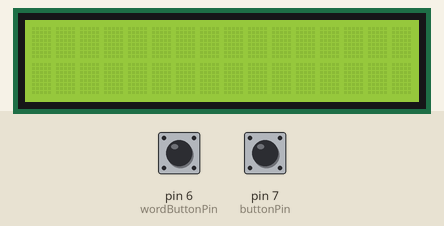
Bench run of a sketch on a simulated Arduino Uno, built with avr-gcc and run on an emulated ATmega328P. Parts: 16×2 character LCD. Inputs (shaded band) come from the test bench; at power-on: pin 6 (wordButtonPin) LOW, pin 7 (buttonPin) LOW.

Above: at 1.2 s.
1.3 s: pin 6 (wordButtonPin) pulled HIGH for 0.15 s
2.9 s: pin 6 (wordButtonPin) pulled HIGH for 1 s
At 4.0 s:
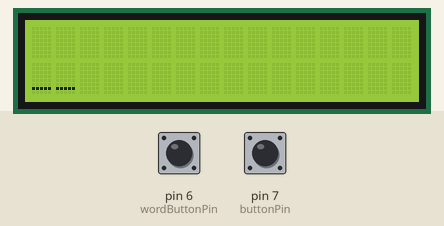
5.4 s: pin 6 (wordButtonPin) pulled HIGH for 0.15 s
7.0 s: pin 6 (wordButtonPin) pulled HIGH for 3.2 s
At 8.4 s:
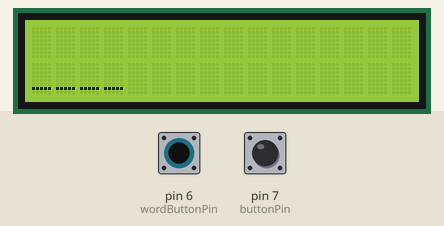
11.7 s: pin 6 (wordButtonPin) pulled HIGH for 0.15 s
13.3 s: pin 6 (wordButtonPin) pulled HIGH for 1 s
At 14.3 s:
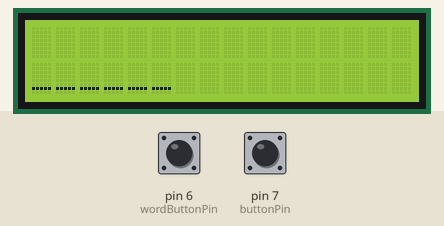
Timing chart, 0 to 16.3 s (numbered marks = the images above; inputs shaded):
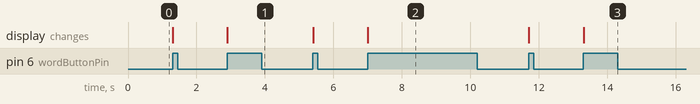

The sketch:

MorseTest.ino
```cpp
#include <LiquidCrystal.h>
#include "pitches.h"

// initialize the library by associating any needed LCD interface pin
// with the arduino pin number it is connected to
const int rs = 12, en = 11, d4 = 5, d5 = 4, d6 = 3, d7 = 2;
LiquidCrystal lcd(rs, en, d4, d5, d6, d7);

const int buttonPin = 7;
bool previousState = false;

const int wordButtonPin = 6;
bool previousWordState = false;

long timeSinceLastChange = 0;

String code = "";

String decoded = "";

void setup() {
  // set up the LCD's number of columns and rows:
  lcd.begin(16, 2);

  timeSinceLastChange = millis();

  pinMode(buttonPin, INPUT);
  pinMode(wordButtonPin, INPUT);
}

void loop() {

  // set the cursor to column 0, line 1
  if(code.length() > 16){
    lcd.setCursor(0,0);
    code = code.substring(code.length()-1, code.length());
    lcd.print("                                      ");
  }
  lcd.setCursor(0,0);
  lcd.print(code);

  if(digitalRead(buttonPin) == HIGH){
    if(previousState == false){
      timeSinceLastChange = millis();
    }
    previousState = true;
  }
  else{
    if(previousState == true){
      if(millis()-timeSinceLastChange > 300){
        code += "-";
      }
      else{
        code += ".";
      }
      timeSinceLastChange = millis();
    }
    previousState = false;
  }

  //----
  if(digitalRead(wordButtonPin) == HIGH){
    if(previousWordState == false){
      decoded += interpret(code);
      code = "";
      lcd.setCursor(0,0);
      lcd.print("                   ");
      lcd.setCursor(0,1);
      lcd.print("                   ");
      lcd.setCursor(0,1);
      lcd.print(decoded);
    }
    previousWordState = true;
  }
  else{
    previousWordState = false;
  }

  if(decoded == "AFRICA"){
    playSong();
    decoded = "";
    code = "";
    lcd.setCursor(0,1);
    lcd.print("                   ");
  }
}

String interpret(String code){
  if(code == ".-"){
    return "A";
  }
  else if (code == "..-."){
    return "F";
  }
  else if (code == ".-."){
    return "R";
  }
  else if (code == ".."){
    return "I";
  }
  else if (code == "-.-."){
    return "C";
  }
  else{
    return "_";
  }
}


void playSong(){
    // notes in the melody:
    int melody[] = {
     //DIFFERENT SONG BELOW
     // NOTE_C4, NOTE_G3, NOTE_G3, NOTE_A3, NOTE_G3, 0, NOTE_B3, NOTE_C4


     //BEGIN AFRICA
     NOTE_G4, NOTE_G4, NOTE_G4, NOTE_G4,
     NOTE_G4, NOTE_G4, NOTE_A4, NOTE_B4,
     NOTE_C5, 0,
     NOTE_E4, NOTE_E4, NOTE_F4, NOTE_G4,
     NOTE_G4, NOTE_F4, NOTE_F4, NOTE_E4,
     NOTE_D4, NOTE_D4, NOTE_D4, NOTE_C4,
     NOTE_E4, NOTE_E4, NOTE_D4, NOTE_C4,
     NOTE_D4, 0,
     NOTE_D4,NOTE_C4, NOTE_F4,
     //START REPEAT
     0, NOTE_G4, NOTE_G4, NOTE_G4,
     NOTE_G4, NOTE_G4, NOTE_A4, NOTE_B4,
     NOTE_C5, 0, NOTE_E4,
     NOTE_E4, NOTE_E4, NOTE_F4, NOTE_G4,
     NOTE_G4, NOTE_F4, NOTE_F4, NOTE_E4,
     NOTE_D4, NOTE_D4, NOTE_D4, NOTE_C4,
     NOTE_E4, NOTE_E4, NOTE_D4, NOTE_C4,
     NOTE_D4, 0,
     NOTE_D4, NOTE_C4, NOTE_F4,
     0, NOTE_G4, NOTE_G4, NOTE_G4,
     NOTE_G4, NOTE_G4, NOTE_A4, NOTE_B4,
     NOTE_C5, NOTE_E4, NOTE_E4,
     NOTE_E4, NOTE_E4, NOTE_E4, NOTE_F4, NOTE_G4,
     NOTE_G4, NOTE_F4, NOTE_F4, NOTE_E4, NOTE_D4,
     NOTE_D4, NOTE_C4, NOTE_D4, NOTE_C4,
     NOTE_E4, NOTE_D4, NOTE_C4,
     NOTE_D4, 0,
     NOTE_D4, NOTE_C4, NOTE_F4,
     0, NOTE_G4, NOTE_G4, NOTE_G4,
     NOTE_G4, NOTE_G4, NOTE_A4, NOTE_B4,
     NOTE_C5, 0,
     NOTE_E5, NOTE_E5, NOTE_F5, NOTE_G5,
     NOTE_G5, NOTE_F5, NOTE_F5,NOTE_E5, NOTE_F5,
     NOTE_F5,
     0,
     0,
     NOTE_AS5, NOTE_AS5, NOTE_AS5, NOTE_AS5, NOTE_AS5,
     NOTE_AS5, NOTE_AS5, NOTE_AS5, NOTE_AS5, NOTE_AS5,
     NOTE_AS5, NOTE_A5,
     NOTE_A5,
     0, NOTE_AS5, NOTE_AS5, NOTE_AS5, NOTE_AS5, NOTE_AS5,
     NOTE_AS5, NOTE_AS5, NOTE_AS5, NOTE_AS5,
     NOTE_AS5, NOTE_AS5, NOTE_AS5, NOTE_A5,
     NOTE_A5,
     0, NOTE_AS5, NOTE_AS5, NOTE_AS5,
     NOTE_AS5, NOTE_AS5, NOTE_AS5,
     NOTE_AS5, NOTE_A5,
     NOTE_A5,
     0, NOTE_AS5, NOTE_AS5, NOTE_AS5, NOTE_AS5,
     NOTE_AS5, NOTE_AS5, NOTE_AS5, NOTE_AS5,
     NOTE_AS5, NOTE_AS5, NOTE_AS5, NOTE_A5,
     NOTE_A5, NOTE_A5, NOTE_G5, NOTE_F5,
     NOTE_A5, NOTE_A5, NOTE_AS5, NOTE_A5,
     NOTE_G5, 0,
     NOTE_D5, NOTE_D5, NOTE_D5,
     NOTE_D5, NOTE_C5, NOTE_F5,
     NOTE_F5,
     0,
     NOTE_D5, NOTE_D5, NOTE_D5,
     NOTE_D5, NOTE_C5, NOTE_F5,
     NOTE_F5, 0, //END REPEAT
     NOTE_D4,
     NOTE_D4, NOTE_C4, NOTE_F4,
     NOTE_F4,
     0


    };

    // note durations: 4 = quarter note, 8 = eighth note, etc.:
    int noteDurations[] = {
      2, 1, 1, 4,
      2, 2, 2, 2,
      4, 4,
      2, 2, 2, 2,
      2, 2, 2, 2,
      2, 2, 2, 2,
      4, 1, 1, 2,
      4, 4,
      2, 2, 4,
      //START REPEAT
      2, 2, 2, 2,
      2, 2, 2, 2,
      4, 2, 2,
      2, 2, 2, 2,
      2, 2, 2, 2,
      2, 2, 2, 2,
      4, 1, 1, 2,
      4, 4,
      2, 2, 4,
      2, 2, 2, 2,
      2, 2, 2, 2,
      4, 2, 2,
      1, 1, 2, 2, 2,
      2, 2, 1, 1, 2,
      2, 2, 2, 2,
      4, 2, 2,
      4, 4,
      2, 2, 4,
      2, 2, 2, 2,
      2, 2, 2, 2,
      4, 4,
      2, 2, 2, 2,
      2, 2, 1, 1, 2,
      8,
      8,
      8,
      2, 1, 1, 2, 2,
      2, 2, 1, 1, 2,
      6, 2,
      8,
      2, 2, 1, 1, 1, 1,
      2, 2, 2, 2,
      3, 1, 2, 2,
      8,
      2, 2, 2, 2,
      4, 2, 2,
      6, 2,
      8,
      2, 1, 1, 2, 2,
      2, 2, 2, 2,
      2, 2, 2, 2,
      4, 1, 1, 2,
      4, 1, 1, 2,
      6, 2,
      3, 1, 4,
      2, 2, 4,
      8,
      8,
      3, 1, 4,
      2, 2, 4,
      8,
      8,
      8,
      2, 2, 4,
      8,
      8


    };

    for (int thisNote = 0; thisNote < 201; thisNote++) {
      // to calculate the note duration, take one second divided by the note type.
      //e.g. quarter note = 1000 / 4, eighth note = 1000/8, etc.
      int noteDuration = 120* noteDurations[thisNote];
      tone(8, melody[thisNote], noteDuration);

      // to distinguish the notes, set a minimum time between them.
      // the note's duration + 30% seems to work well:
      int pauseBetweenNotes = noteDuration * 1.30;
      delay(pauseBetweenNotes);
      // stop the tone playing:
      noTone(8);
    }
}
```

pitches.h
```cpp
/*************************************************
 * Public Constants
 *************************************************/

#define NOTE_B0  31
#define NOTE_C1  33
#define NOTE_CS1 35
#define NOTE_D1  37
#define NOTE_DS1 39
#define NOTE_E1  41
#define NOTE_F1  44
#define NOTE_FS1 46
#define NOTE_G1  49
#define NOTE_GS1 52
#define NOTE_A1  55
#define NOTE_AS1 58
#define NOTE_B1  62
#define NOTE_C2  65
#define NOTE_CS2 69
#define NOTE_D2  73
#define NOTE_DS2 78
#define NOTE_E2  82
#define NOTE_F2  87
#define NOTE_FS2 93
#define NOTE_G2  98
#define NOTE_GS2 104
#define NOTE_A2  110
#define NOTE_AS2 117
#define NOTE_B2  123
#define NOTE_C3  131
#define NOTE_CS3 139
#define NOTE_D3  147
#define NOTE_DS3 156
#define NOTE_E3  165
#define NOTE_F3  175
#define NOTE_FS3 185
#define NOTE_G3  196
#define NOTE_GS3 208
#define NOTE_A3  220
#define NOTE_AS3 233
#define NOTE_B3  247
#define NOTE_C4  262
#define NOTE_CS4 277
#define NOTE_D4  294
#define NOTE_DS4 311
#define NOTE_E4  330
#define NOTE_F4  349
#define NOTE_FS4 370
#define NOTE_G4  392
#define NOTE_GS4 415
#define NOTE_A4  440
#define NOTE_AS4 466
#define NOTE_B4  494
#define NOTE_C5  523
#define NOTE_CS5 554
#define NOTE_D5  587
#define NOTE_DS5 622
#define NOTE_E5  659
#define NOTE_F5  698
#define NOTE_FS5 740
#define NOTE_G5  784
#define NOTE_GS5 831
#define NOTE_A5  880
#define NOTE_AS5 932
#define NOTE_B5  988
#define NOTE_C6  1047
#define NOTE_CS6 1109
#define NOTE_D6  1175
#define NOTE_DS6 1245
#define NOTE_E6  1319
#define NOTE_F6  1397
#define NOTE_FS6 1480
#define NOTE_G6  1568
#define NOTE_GS6 1661
#define NOTE_A6  1760
#define NOTE_AS6 1865
#define NOTE_B6  1976
#define NOTE_C7  2093
#define NOTE_CS7 2217
#define NOTE_D7  2349
#define NOTE_DS7 2489
#define NOTE_E7  2637
#define NOTE_F7  2794
#define NOTE_FS7 2960
#define NOTE_G7  3136
#define NOTE_GS7 3322
#define NOTE_A7  3520
#define NOTE_AS7 3729
#define NOTE_B7  3951
#define NOTE_C8  4186
#define NOTE_CS8 4435
#define NOTE_D8  4699
#define NOTE_DS8 4978
```

Measured:
- after the input at 2.9 s, the display: changes at once (image 1)
- after the input at 7.0 s, the display: changes at once (image 2)
- after the input at 13.3 s, the display: changes at once (image 3)
